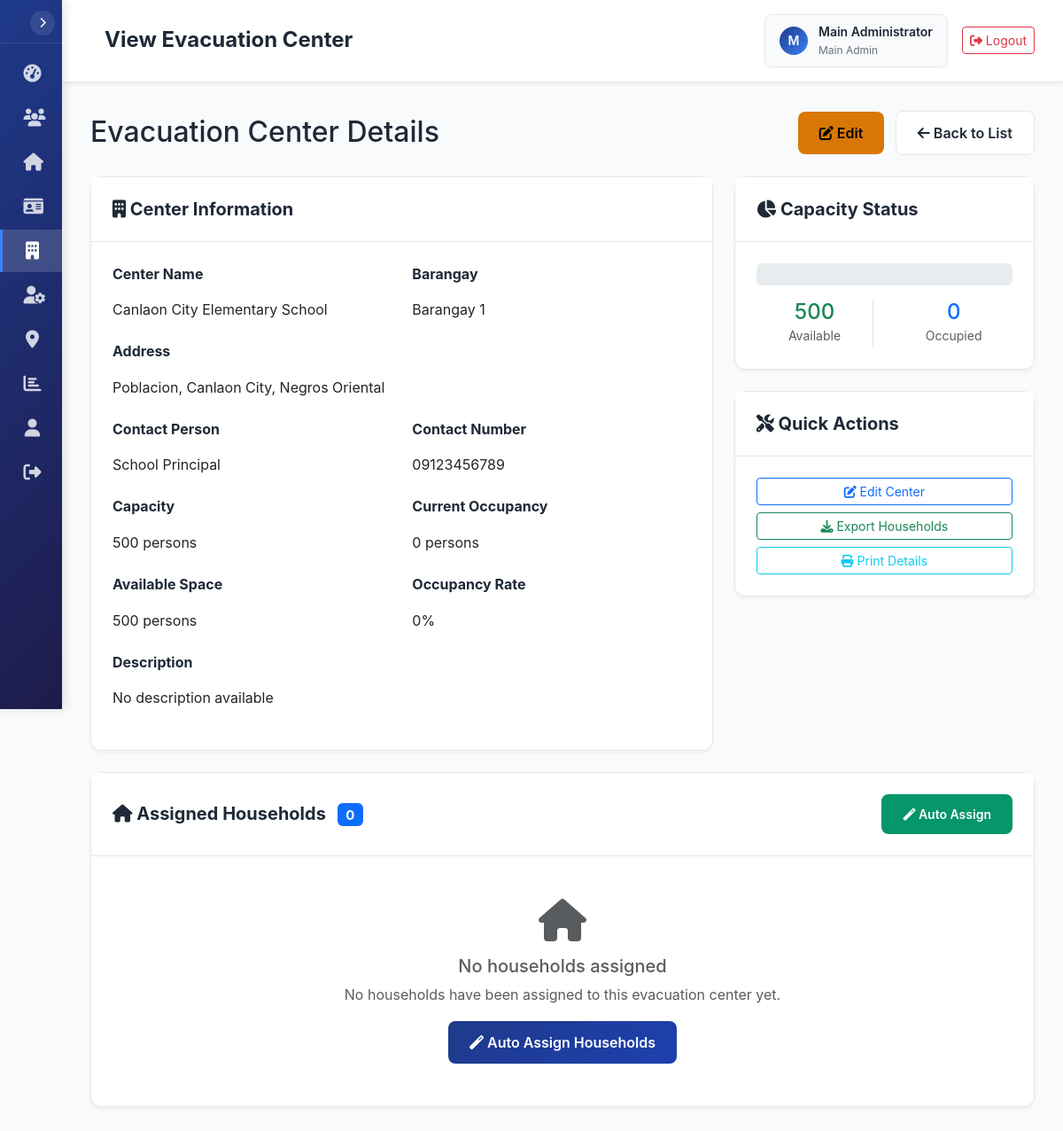
The app's page /evacuation-centers.php?action=view&id=1 (signed in) with its own data.
### tables this page shows
CREATE TABLE IF NOT EXISTS `users` (
    `id` INT(11) NOT NULL AUTO_INCREMENT,
    `username` VARCHAR(50) NOT NULL UNIQUE,
    `password` VARCHAR(255) NOT NULL,
    `full_name` VARCHAR(100) NOT NULL,
    `email` VARCHAR(100) UNIQUE,
    `role` ENUM('main_admin', 'admin', 'staff') NOT NULL DEFAULT 'staff',
    `barangay_id` INT(11) NULL,
    `is_active` TINYINT(1) NOT NULL DEFAULT 1,
    `last_login` DATETIME NULL,
    `created_at` TIMESTAMP DEFAULT CURRENT_TIMESTAMP,
    `updated_at` TIMESTAMP DEFAULT CURRENT_TIMESTAMP ON UPDATE CURRENT_TIMESTAMP,
    PRIMARY KEY (`id`),
    INDEX `idx_username` (`username`),
    INDEX `idx_role` (`role`),
    INDEX `idx_barangay_id` (`barangay_id`),
    INDEX `idx_is_active` (`is_active`)
);

CREATE TABLE IF NOT EXISTS `evacuation_centers` (
    `id` INT(11) NOT NULL AUTO_INCREMENT,
    `name` VARCHAR(150) NOT NULL,
    `barangay_id` INT(11) NOT NULL,
    `address` TEXT NOT NULL,
    `capacity` INT(11) NOT NULL DEFAULT 0,
    `current_occupancy` INT(11) NOT NULL DEFAULT 0,
    `contact_person` VARCHAR(100) NULL,
    `contact_number` VARCHAR(20) NULL,
    `is_active` TINYINT(1) NOT NULL DEFAULT 1,
    `created_by` INT(11) NULL,
    `created_at` TIMESTAMP DEFAULT CURRENT_TIMESTAMP,
    `updated_at` TIMESTAMP DEFAULT CURRENT_TIMESTAMP ON UPDATE CURRENT_TIMESTAMP,
    PRIMARY KEY (`id`),
    INDEX `idx_barangay_id` (`barangay_id`),
    INDEX `idx_name` (`name`),
    INDEX `idx_is_active` (`is_active`),
    INDEX `idx_capacity` (`capacity`),
    INDEX `idx_current_occupancy` (`current_occupancy`),
    INDEX `idx_created_by` (`created_by`),
    FOREIGN KEY (`barangay_id`) REFERENCES `barangays`(`id`) ON DELETE RESTRICT ON UPDATE CASCADE,
    FOREIGN KEY (`created_by`) REFERENCES `users`(`id`) ON DELETE SET NULL ON UPDATE CASCADE,
    CONSTRAINT `chk_capacity_positive` CHECK (`capacity` >= 0),
    CONSTRAINT `chk_occupancy_valid` CHECK (`current_occupancy` >= 0 AND `current_occupancy` <= `capacity`)
);

CREATE TABLE IF NOT EXISTS `barangays` (
    `id` INT(11) NOT NULL AUTO_INCREMENT,
    `name` VARCHAR(100) NOT NULL,
    `code` VARCHAR(10) NOT NULL UNIQUE,
    `description` TEXT NULL,
    `is_active` TINYINT(1) NOT NULL DEFAULT 1,
    `created_at` TIMESTAMP DEFAULT CURRENT_TIMESTAMP,
    `updated_at` TIMESTAMP DEFAULT CURRENT_TIMESTAMP ON UPDATE CURRENT_TIMESTAMP,
    PRIMARY KEY (`id`),
    INDEX `idx_code` (`code`),
    INDEX `idx_name` (`name`),
    INDEX `idx_is_active` (`is_active`)
);

### views/evacuation-centers/view.php (the view, shortened to what the rows shown need)
<div class="d-flex justify-content-between align-items-center mb-4">
    <h2 class="mb-0">Evacuation Center Details</h2>
    <div>
        <a href="evacuation-centers.php?action=edit&id=<?= $center['id'] ?>" class="btn btn-warning me-2">
            <i class="fas fa-edit"></i> Edit
        </a>
        <a href="evacuation-centers.php" class="btn btn-secondary">
            <i class="fas fa-arrow-left"></i> Back to List
        </a>
    </div>
</div>
<div class="row mb-4">
    <div class="col-lg-8">
        <div class="card">
            <div class="card-header">
                <h5 class="card-title mb-0">
                    <i class="fas fa-building"></i> Center Information
                </h5>
            </div>
            <div class="card-body">
                <div class="row">
                    <div class="col-md-6 mb-3">
                        <label class="form-label fw-bold">Center Name</label>
                        <p class="form-control-plaintext"><?= htmlspecialchars($center['name']) ?></p>
                    </div>
                    <div class="col-md-6 mb-3">
                        <label class="form-label fw-bold">Barangay</label>
                        <p class="form-control-plaintext"><?= htmlspecialchars($center['barangay_name']) ?></p>
                    </div>
                    <div class="col-md-12 mb-3">
                        <label class="form-label fw-bold">Address</label>
                        <p class="form-control-plaintext"><?= htmlspecialchars($center['address']) ?></p>
                    </div>
                    <div class="col-md-6 mb-3">
                        <label class="form-label fw-bold">Contact Person</label>
                        <p class="form-control-plaintext"><?= htmlspecialchars($center['contact_person'] ?? 'Not specified') ?></p>
                    </div>
                    <div class="col-md-6 mb-3">
                        <label class="form-label fw-bold">Contact Number</label>
                        <p class="form-control-plaintext"><?= htmlspecialchars($center['contact_number'] ?? 'Not specified') ?></p>
                    </div>
                    <div class="col-md-6 mb-3">
                        <label class="form-label fw-bold">Capacity</label>
                        <p class="form-control-plaintext"><?= number_format($center['capacity']) ?> persons</p>
                    </div>
                    <div class="col-md-6 mb-3">
                        <label class="form-label fw-bold">Current Occupancy</label>
                        <p class="form-control-plaintext"><?= number_format($center['current_occupancy']) ?> persons</p>
                    </div>
                    <div class="col-md-6 mb-3">
                        <label class="form-label fw-bold">Available Space</label>
                        <p class="form-control-plaintext">
                            <?= number_format($center['capacity'] - $center['current_occupancy']) ?> persons
                        </p>
                    </div>
                    <div class="col-md-6 mb-3">
                        <label class="form-label fw-bold">Occupancy Rate</label>
                        <p class="form-control-plaintext">
                            <?= $center['capacity'] > 0 ? round(($center['current_occupancy'] / $center['capacity']) * 100, 1) : 0 ?>%
                        </p>
                    </div>
                    <div class="col-md-12 mb-3">
                        <label class="form-label fw-bold">Description</label>
                        <p class="form-control-plaintext"><?= htmlspecialchars($center['description'] ?? 'No description available') ?></p>
                    </div>
                </div>
            </div>
        </div>
    </div>
    <div class="col-lg-4">
        <div class="card mb-4">
            <div class="card-header">
                <h6 class="card-title mb-0">
                    <i class="fas fa-chart-pie"></i> Capacity Status
                </h6>
            </div>
            <div class="card-body">
                <div class="progress mb-3" style="height: 25px;">
                </div>
                <div class="row text-center">
                    <div class="col-6">
                        <div class="border-end">
                            <h4 class="text-success mb-0"><?= number_format($center['capacity'] - $center['current_occupancy']) ?></h4>
                            <small class="text-muted">Available</small>
                        </div>
                    </div>
                    <div class="col-6">
                        <h4 class="text-primary mb-0"><?= number_format($center['current_occupancy']) ?></h4>
                        <small class="text-muted">Occupied</small>
                    </div>
                </div>
            </div>
        </div>
        <div class="card">
            <div class="card-header">
                <h6 class="card-title mb-0">
                    <i class="fas fa-tools"></i> Quick Actions
                </h6>
            </div>
            <div class="card-body">
                <div class="d-grid gap-2">
                    <a href="evacuation-centers.php?action=edit&id=<?= $center['id'] ?>" class="btn btn-outline-primary btn-sm">
                        <i class="fas fa-edit"></i> Edit Center
                    </a>
                    <button type="button" class="btn btn-outline-success btn-sm" onclick="exportHouseholds()">
                        <i class="fas fa-download"></i> Export Households
                    </button>
                    <button type="button" class="btn btn-outline-info btn-sm" onclick="printDetails()">
                        <i class="fas fa-print"></i> Print Details
                    </button>
                </div>
            </div>
        </div>
    </div>
</div>
<div class="card">
    <div class="card-header d-flex justify-content-between align-items-center">
        <h5 class="card-title mb-0">
            <i class="fas fa-home"></i> Assigned Households
            <span class="badge bg-primary ms-2"><?= count($center['assigned_households'] ?? []) ?></span>
        </h5>
        <div>
            <button type="button" class="btn btn-success btn-sm" onclick="autoAssignHouseholds()">
                <i class="fas fa-magic"></i> Auto Assign
            </button>
        </div>
    </div>
    <div class="card-body">
        <?php if (empty($center['assigned_households'])): ?>
            <div class="text-center py-4">
                <i class="fas fa-home fa-3x text-muted mb-3"></i>
                <h5 class="text-muted">No households assigned</h5>
                <p class="text-muted">No households have been assigned to this evacuation center yet.</p>
                <button type="button" class="btn btn-primary" onclick="autoAssignHouseholds()">
                    <i class="fas fa-magic"></i> Auto Assign Households
                </button>
            </div>
        <?php endif; ?>
    </div>
</div>
<?php
$content = ob_get_clean();
require_once 'views/layouts/main.php';
?>

### views/layouts/main.php (shortened to what the rows shown need)
<!DOCTYPE html>
<html lang="en">
<head>
    <link href="https://cdn.jsdelivr.net/npm/bootstrap@5.3.0/dist/css/bootstrap.min.css" rel="stylesheet">
    <link rel="stylesheet" href="https://cdnjs.cloudflare.com/ajax/libs/font-awesome/6.4.0/css/all.min.css">
</head>
<body>
    <nav class="sidebar" id="sidebar">
        <div class="sidebar-header">
            <button class="sidebar-toggle-btn" id="sidebarToggleBtn">
                <i class="fas fa-chevron-right"></i>
            </button>
        </div>
        <div class="sidebar-nav">
            <div class="nav-item">
                <a href="dashboard.php" class="nav-link <?= $currentPage === 'dashboard' ? 'active' : '' ?>">
                    <i class="fas fa-tachometer-alt"></i>
                </a>
            </div>
            <div class="nav-item">
                <a href="residents.php" class="nav-link <?= $currentPage === 'residents' ? 'active' : '' ?>">
                    <i class="fas fa-users"></i>
                </a>
            </div>
            <div class="nav-item">
                <a href="households.php" class="nav-link <?= $currentPage === 'households' ? 'active' : '' ?>">
                    <i class="fas fa-home"></i>
                </a>
            </div>
            <div class="nav-item">
                <a href="id-cards.php" class="nav-link <?= $currentPage === 'id-cards' ? 'active' : '' ?>">
                    <i class="fas fa-id-card"></i>
                </a>
            </div>
            <div class="nav-item">
                <a href="evacuation-centers.php" class="nav-link <?= $currentPage === 'evacuation-centers' ? 'active' : '' ?>">
                    <i class="fas fa-building"></i>
                </a>
            </div>
            <?php if (isMainAdmin()): ?>
            <div class="nav-item">
                <a href="users.php" class="nav-link <?= $currentPage === 'users' ? 'active' : '' ?>">
                    <i class="fas fa-user-cog"></i>
                </a>
            </div>
            <div class="nav-item">
                <a href="barangays.php" class="nav-link <?= $currentPage === 'barangays' ? 'active' : '' ?>">
                    <i class="fas fa-map-marker-alt"></i>
                </a>
            </div>
            <?php endif; ?>
            <div class="nav-item">
                <a href="reports.php" class="nav-link <?= $currentPage === 'reports' ? 'active' : '' ?>">
                    <i class="fas fa-chart-bar"></i>
                </a>
            </div>
            <div class="nav-item">
                <a href="profile.php" class="nav-link <?= $currentPage === 'profile' ? 'active' : '' ?>">
                    <i class="fas fa-user"></i>
                </a>
            </div>
            <div class="nav-item">
                <a href="logout.php" class="nav-link">
                    <i class="fas fa-sign-out-alt"></i>
                </a>
            </div>
        </div>
    </nav>
    <div class="main-content">
        <div class="top-nav">
            <div class="top-nav-left">
                <h1 class="page-title"><?= $pageTitle ?? 'Dashboard' ?></h1>
            </div>
            <div class="top-nav-right">
                <div class="user-info">
                    <div class="user-avatar">
                        <?= strtoupper(substr($user['full_name'], 0, 1)) ?>
                    </div>
                    <div class="user-details">
                        <div class="user-name"><?= $user['full_name'] ?></div>
                        <div class="user-role"><?= str_replace('_', ' ', $user['role']) ?></div>
                    </div>
                </div>
                <a href="logout.php" class="btn btn-outline-danger btn-sm">
                    <i class="fas fa-sign-out-alt"></i> Logout
                </a>
            </div>
        </div>
        <div class="content">
            <?= $content ?? '' ?>
        </div>
    </div>
</body>
</html>

### records on screen
users: full_name "M", full_name "Main Administrator", role "Main Admin"
evacuation_centers: name "Canlaon City Elementary School", barangay.name "Barangay 1", address "Poblacion, Canlaon City, Negros Oriental", contact_person "School Principal", contact_number "09123456789", capacity "500", current_occupancy "0", $center['capacity']-$center['current_occupancy'] "500", ($center['current_occupancy']/$center['capacity'])*100 "0"

### other values on screen
$pageTitle "View Evacuation Center"
$center['description'] "No description available"
count($center['assigned_households'] ?? []) "0"
